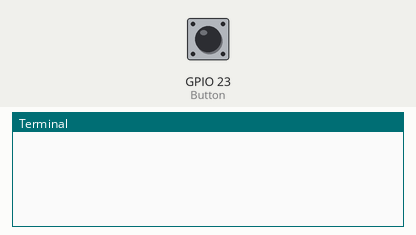
Bench run of a program on a simulated Raspberry Pi (BCM pin numbers). Parts: the last lines printed to the terminal. The inputs (shaded band) are chosen by the test bench; at power-on: GPIO 23 (Button) HIGH. The camera gives no picture and a still takes 0.5 s.

Above: at 1.2 s.
1.3 s: GPIO 23 (Button) pulled LOW for 0.25 s
At 2.3 s:
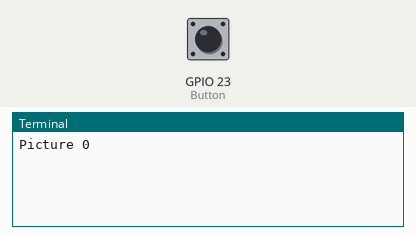
3.4 s: GPIO 23 (Button) pulled LOW for 1 s
At 5.6 s:
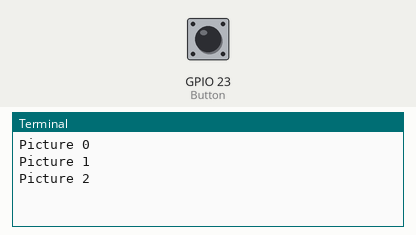
5.9 s: GPIO 23 (Button) pulled LOW for 0.25 s
At 6.9 s:
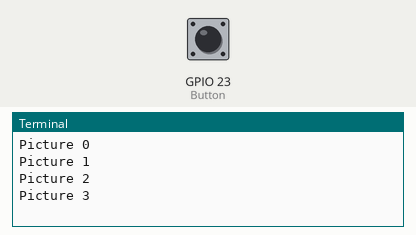
Timing chart, 0 to 8.9 s (numbered marks = the images above; inputs shaded):
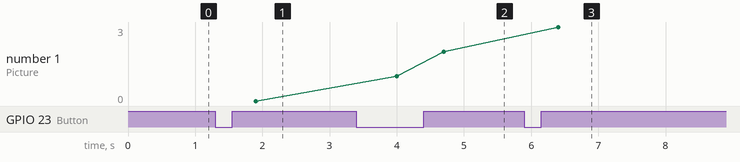

The program:

stopmotion.py
```python
# ==========================================
# stopmotion.py
#
# click a GPIO button and take a picture
# store each as SMxxxxx.jpg where xxxxx with be a counter
# when esc is pressed the images will be joined together
# to produce a movie
#
# Author:  Martin Eyre (Slice of Pi Club)
# Created: 15-May-2015
# ==========================================


import RPi.GPIO as GPIO
import time
import picamera

#
# Use BCM e.g. by name noT BOARD by pin number
#

GPIO.setmode(GPIO.BCM)

#
# Set warnings off to suppress re-initialisation messages
#

GPIO.setwarnings(False)


#
# Set a variable to the Pin number we what to use
#

Button = 23

#
# Set a variable to count the number of images taken
#

images_taken = 0

#
# Initialise the GPIO Port to INPUT and pulled down to Ground
#

GPIO.setup(Button , GPIO.IN, pull_up_down=GPIO.PUD_UP)

#
# initialise the camera, set the resolution
#
camera = picamera.PiCamera()


#
# start the preview
#
camera.start_preview()


#
# keep going forever
#

try:

	while True:

		#
		# Check if the button has been pressed
		#

		if GPIO.input(Button) == False:
			#
			# capture image from camera and store as image
			#
			camera.capture('/home/pi/stopmotion/SM' + str(images_taken) + '.jpg')

			print 'Picture ' + str(images_taken)

			# increase the images taken count
			images_taken +=1

		time.sleep(0.2)

except KeyboardInterrupt:

	# if we get to here clean up GPIO
	camera.stop_preview()

	GPIO.cleanup()

	camera.close()

	os.system('avconv -r 5 -i /home/pi/stopmotion/SM%d.jpg -vcodec libx264 stopmotion.mp4')
```

Measured:
- after the input at 1.3 s, the terminal: prints a new line after 0.60 s (image 1)
- after the input at 3.4 s, the terminal: prints a new line after 0.60 s (image 2)
- after the input at 5.9 s, the terminal: prints a new line after 0.50 s (image 3)
- plotted number 1: 0 → 2 after the input at 3.4 s, 2 → 3 after the input at 5.9 s
